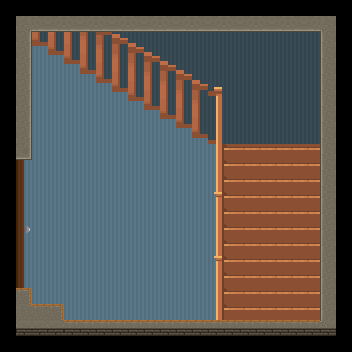

A 2D game scene composited from a Tiled map and its tileset images. What follows is a short description and the map's XML, with every tile layer's data as written:
An orthogonal 22x22 tile map with 16x16 px tiles, 3 tile layers (bg wall, bg obj, fg + ground + side walls).

<map version="1.0" orientation="orthogonal" renderorder="left-up" width="22" height="22" tilewidth="16" tileheight="16" nextobjectid="5">
 <tileset firstgid="1" name="tiles" tilewidth="16" tileheight="16" tilecount="1024" columns="32">
  <image source="tiles.png" width="512" height="512" />
 </tileset>
 <layer name="bg wall" width="22" height="22">
  <data encoding="csv">
0,0,0,0,0,0,0,0,0,0,0,0,0,0,0,0,0,0,0,0,0,0,
0,9,9,9,9,418,418,0,0,0,0,0,0,0,0,0,0,0,0,0,0,0,
0,418,418,418,418,418,418,418,418,418,418,418,418,418,418,418,418,418,418,418,0,0,
0,418,450,418,418,418,418,418,418,418,418,418,418,418,418,418,418,418,418,418,0,0,
0,418,450,450,450,418,418,418,418,418,418,418,418,418,418,418,418,418,418,418,0,0,
0,418,450,450,450,450,450,418,418,418,418,418,418,418,418,418,418,418,418,418,0,0,
0,418,450,450,450,450,450,450,418,418,418,418,418,418,418,418,418,418,418,418,0,0,
0,418,450,450,450,450,450,450,450,450,418,418,418,418,418,418,418,418,418,418,0,0,
0,418,450,450,450,450,450,450,450,450,450,450,418,418,418,418,418,418,418,418,0,0,
0,418,450,450,450,450,450,450,450,450,450,450,450,450,418,418,418,418,0,0,0,0,
0,450,450,450,450,450,450,450,450,450,450,450,450,450,418,418,418,418,0,0,0,0,
0,450,450,450,450,450,450,450,450,450,450,450,450,450,418,418,418,418,0,0,0,0,
0,450,450,450,450,450,450,450,450,450,450,450,450,450,418,418,418,418,0,0,0,0,
0,450,450,450,450,450,450,450,450,450,450,450,450,450,418,418,418,418,0,0,0,0,
0,450,450,450,450,450,450,450,450,450,450,450,450,450,418,418,418,418,0,0,0,0,
0,450,450,450,450,450,450,450,450,450,450,450,450,450,418,418,418,418,0,0,0,0,
0,450,450,450,450,450,450,450,450,450,450,450,450,450,0,0,0,0,0,0,0,0,
0,450,450,450,450,450,450,450,450,450,450,450,450,450,0,0,0,0,0,0,0,0,
0,450,450,450,450,450,450,450,450,450,450,450,450,450,0,0,0,0,0,0,0,0,
0,450,450,450,450,450,450,450,450,450,450,450,450,450,0,0,0,0,0,0,0,0,
0,41,40,41,40,41,0,0,0,0,0,0,0,0,0,0,0,0,0,0,0,0,
0,0,0,0,0,0,0,0,0,0,0,0,0,0,0,0,0,0,0,0,0,0
</data>
 </layer>
 <layer name="bg obj" width="22" height="22">
  <data encoding="csv">
0,0,0,0,0,0,0,0,0,0,0,0,0,0,0,0,0,0,0,0,0,0,
0,0,367,368,369,235,236,494,495,496,497,498,0,0,0,0,0,0,0,0,0,0,
0,0,399,400,401,267,268,269,270,0,529,530,0,0,0,0,0,0,0,0,0,0,
0,0,688,432,433,299,300,301,302,303,304,562,0,0,0,0,0,0,0,0,0,0,
0,0,0,0,0,331,332,333,334,335,336,337,0,0,0,0,0,0,0,0,0,0,
0,0,0,0,0,0,364,365,366,367,368,369,235,421,0,0,0,0,0,0,0,0,
0,0,450,450,450,652,653,654,398,399,400,401,267,420,0,0,0,0,0,0,0,0,
0,0,720,721,722,684,685,686,687,688,432,433,299,420,0,0,0,0,0,0,0,0,
0,0,0,0,0,0,0,0,0,0,0,0,331,388,0,0,0,0,0,0,0,0,
0,0,0,0,0,0,0,0,0,0,0,0,0,485,451,452,452,452,452,452,0,0,
0,0,0,0,0,0,0,0,0,0,0,0,0,485,451,452,452,452,452,452,0,0,
0,0,0,0,0,0,0,0,0,0,0,0,0,485,451,452,452,452,452,452,0,0,
0,0,0,0,0,0,0,0,0,0,0,0,0,453,451,452,452,452,452,452,0,0,
0,0,0,0,0,0,0,0,0,0,0,0,0,485,451,452,452,452,452,452,0,0,
0,0,0,0,0,0,0,0,0,0,0,0,0,485,451,452,452,452,452,452,0,0,
0,0,0,0,0,0,0,0,0,0,0,0,0,485,451,452,452,452,452,452,0,0,
0,0,0,0,0,0,0,0,0,0,0,0,0,453,451,452,452,452,452,452,0,0,
0,0,0,0,0,0,0,0,0,0,0,0,0,485,451,452,452,452,452,452,0,0,
0,0,0,0,0,0,0,0,0,0,0,0,0,485,451,452,452,452,452,452,0,0,
0,0,0,0,0,0,0,0,0,0,0,0,0,485,451,452,452,452,452,452,0,0,
0,0,0,0,0,0,0,0,0,0,0,0,0,0,0,0,0,0,0,0,0,0,
0,0,0,0,0,0,0,0,0,0,0,0,0,0,0,0,0,0,0,0,0,0
</data>
 </layer>
 <layer name="fg + ground + side walls" width="22" height="22">
  <data encoding="csv">
0,0,0,0,0,0,0,0,0,0,0,0,0,0,0,0,0,0,0,0,0,0,
0,2147483873,2684354721,536871073,2684354721,536871073,2684354721,536871073,2684354721,536871073,2684354721,536871073,2684354721,536871073,2684354721,536871073,2684354721,536871073,2684354721,536871073,225,0,
0,161,0,0,0,0,0,0,0,0,0,0,0,0,0,0,0,0,0,0,2147483809,0,
0,161,0,0,0,0,0,0,0,0,0,0,0,0,0,0,0,0,0,0,2147483809,0,
0,161,0,0,0,0,0,0,0,0,0,0,0,0,0,0,0,0,0,0,2147483809,0,
0,161,0,0,0,0,0,0,0,0,0,0,0,0,0,0,0,0,0,0,2147483809,0,
0,161,0,0,0,0,0,0,0,0,0,0,0,0,0,0,0,0,0,0,2147483809,0,
0,161,0,0,0,0,0,0,0,0,0,0,0,0,0,0,0,0,0,0,2147483809,0,
0,161,0,0,0,0,0,0,0,0,0,0,0,0,0,0,0,0,0,0,2147483809,0,
0,193,0,0,0,0,0,0,0,0,0,0,0,0,0,0,0,0,0,0,2147483809,0,
0,257,0,0,0,0,0,0,0,0,0,0,0,0,0,0,0,0,0,0,2147483809,0,
0,257,0,0,0,0,0,0,0,0,0,0,0,0,0,0,0,0,0,0,2147483809,0,
0,257,0,0,0,0,0,0,0,0,0,0,0,0,0,0,0,0,0,0,3221225633,0,
0,257,0,0,0,0,0,0,0,0,0,0,0,0,0,0,0,0,0,0,3221225633,0,
0,289,0,0,0,0,0,0,0,0,0,0,0,0,0,0,0,0,0,0,3221225633,0,
0,257,0,0,0,0,0,0,0,0,0,0,0,0,0,0,0,0,0,0,3221225633,0,
0,257,0,0,0,0,0,0,0,0,0,0,0,0,0,0,0,0,0,0,3221225633,0,
0,257,0,0,0,0,0,0,0,0,0,0,0,0,0,0,0,0,0,0,3221225633,0,
0,2147483687,0,0,0,0,0,0,0,0,0,0,0,0,0,0,0,0,0,0,3221225633,0,
0,2147483753,2147483748,2147483687,0,0,0,0,0,0,0,0,0,0,0,0,0,0,0,0,3221225633,0,
0,71,2147483719,2147483719,129,129,129,129,129,129,129,129,129,129,129,129,129,129,129,129,132,0,
0,0,0,0,0,0,0,0,0,0,0,0,0,0,0,0,0,0,0,0,0,0
</data>
 </layer>
</map>
